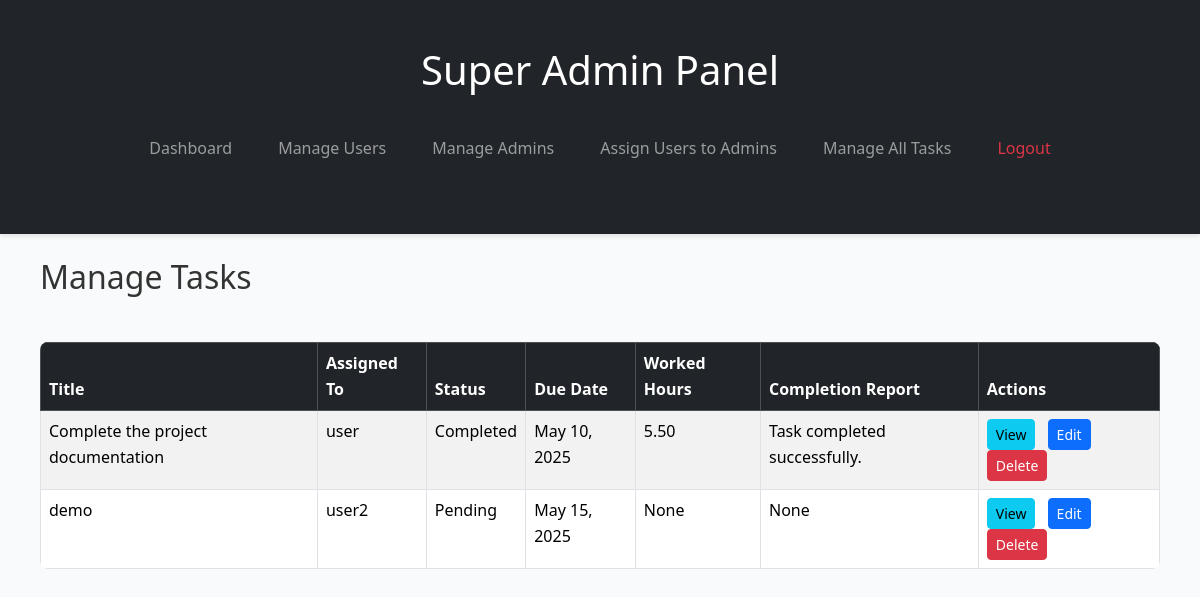
Before: /admin-dashboards/superadminmanagetasks/ (signed in) with the older database file.
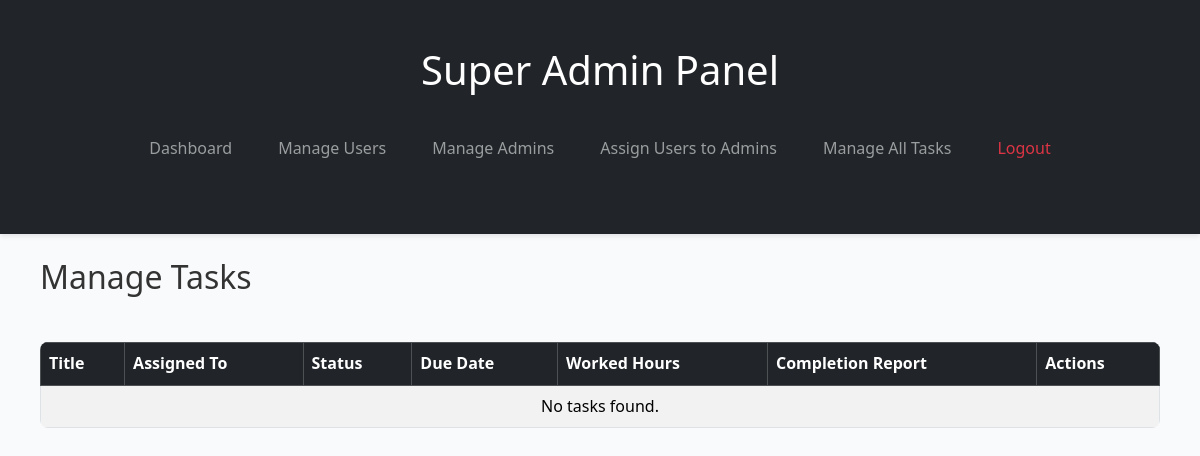
After: the same page with the newer database file.
### app/models.py (models this page shows, shortened)
class Task(models.Model):
    STATUS_CHOICES = [
        ('pending', 'Pending'),
        ('completed', 'Completed'),
    ]
    title = models.CharField(max_length=255)
    description = models.TextField()
    assigned_to = models.ForeignKey(
        UserProfile,
        on_delete=models.CASCADE,
        related_name='assigned_tasks',
        limit_choices_to={'role': 'user'}
    )
    due_date = models.DateField()
    status = models.CharField(max_length=20, choices=STATUS_CHOICES, default='pending')
    completion_report = models.TextField(blank=True, null=True)
    worked_hours = models.DecimalField(max_digits=5, decimal_places=2, blank=True, null=True)
    created_at = models.DateTimeField(auto_now_add=True)
    updated_at = models.DateTimeField(auto_now=True)

class UserProfile(AbstractBaseUser, PermissionsMixin):
    ROLE_CHOICES = (
        ('superadmin', 'SuperAdmin'),
        ('admin', 'Admin'),
        ('user', 'User'),
    )
    email = models.EmailField(unique=True)
    name = models.CharField(max_length=100, blank=True, null=True)
    mobile_number = models.CharField(max_length=10, unique=True)
    role = models.CharField(max_length=20, choices=ROLE_CHOICES, default='user')
    is_active = models.BooleanField(default=True)
    is_staff = models.BooleanField(default=False)
    objects = UserManager()
    USERNAME_FIELD = "email"
    REQUIRED_FIELDS = ["mobile_number"]

### app/superadminviews.py (the view)
@login_required
def superadmin_manage_tasks(request):
    if not request.user.role == "superadmin":
        return redirect("dashboard")
    reports = Task.objects.all()
    return render(request, "superadmin/manage_tasks.html", {"reports": reports})

### app/templates/superadmin/manage_tasks.html (shortened to what this page needs)
{% extends 'superadmin/superadminbase.html' %}
{% block content %}
<div class="container mt-4">
    <h2 class="mb-3">Manage Tasks</h2>
    <div class="table-responsive">
        <table class="table table-striped table-bordered">
            <thead class="table-dark">
                <tr>
                    <th>Title</th>
                    <th>Assigned To</th>
                    <th>Status</th>
                    <th>Due Date</th>
                    <th>Worked Hours</th>
                    <th>Completion Report</th>
                    <th>Actions</th>
                </tr>
            </thead>
            <tbody>
                {% for task in reports %}
                    <tr>
                        <td>{{ task.title }}</td>
                        <td>{{ task.assigned_to.name }}</td>
                        <td>{{ task.get_status_display }}</td>
                        <td>{{ task.due_date }}</td>
                        <td>{{ task.worked_hours }}</td>
                        <td>{{ task.completion_report }}</td>
                        <td>
                            <a href="{% url 'view_task' task.id %}" class="btn btn-sm btn-info me-2">View</a>
                            <a href="{% url 'edit_task' task.id %}" class="btn btn-sm btn-primary me-2">Edit</a>
                            <a href="{% url 'delete_task' task.id %}" class="btn btn-sm btn-danger">Delete</a>
                        </td>
                    </tr>
                {% empty %}
                    <tr><td colspan="7" class="text-center">No tasks found.</td></tr>
                {% endfor %}
            </tbody>
        </table>
    </div>
</div>
{% endblock %}

### app/templates/superadmin/superadminbase.html (shortened to what this page needs)
{% load static %}
<!DOCTYPE html>
<html lang="en">
<head>
    <link href="https://cdn.jsdelivr.net/npm/bootstrap@5.3.3/dist/css/bootstrap.min.css" rel="stylesheet">
    <link rel="stylesheet" href="{% static 'css/style.css' %}">
</head>
<body>
    <header class="bg-dark text-white py-3">
        <div class="container">
            <h1 class="mb-3">Super Admin Panel</h1>
            <nav class="navbar navbar-expand-lg navbar-dark">
                <div class="collapse navbar-collapse" id="navbarNav">
                    <ul class="navbar-nav">
                        <li class="nav-item">
                            <a class="nav-link" href="{% url 'superadmin_dashboard' %}">Dashboard</a>
                        </li>
                        <li class="nav-item">
                            <a class="nav-link" href="{% url 'superadmin_manage_users' %}">Manage Users</a>
                        </li>
                        <li class="nav-item">
                            <a class="nav-link" href="{% url 'superadmin_manage_admins' %}">Manage Admins</a>
                        </li>
                        <li class="nav-item">
                            <a class="nav-link" href="{% url 'superadmin_assign_user_to_admin' %}">Assign Users to Admins</a>
                        </li>
                        <li class="nav-item">
                            <a class="nav-link" href="{% url 'superadmin_manage_tasks' %}">Manage All Tasks</a>
                        </li>
                        <li class="nav-item">
                            <a class="nav-link text-danger" href="{% url 'logout' %}">Logout</a>
                        </li>
                    </ul>
                </div>
            </nav>
        </div>
    </header>
    <main class="container my-4">
        {% block content %}{% endblock %}
    </main>
</body>
</html>

### app/static/css/style.css (style rules this page uses)
* { margin: 0; padding: 0; box-sizing: border-box; }
body { font-family: 'Segoe UI', Tahoma, Geneva, Verdana, sans-serif; background-color: #f9fafb; color: #333; line-height: 1.6; }
header { background-color: #1f2937; color: white; padding: 20px 0; text-align: center; box-shadow: 0 2px 5px rgba(0,0,0,0.1); }
header nav ul { list-style: none; padding: 10px 0; }
header nav ul li { display: inline-block; margin: 0 15px; }
header nav ul li a { color: #f3f4f6; text-decoration: none; font-weight: 500; }
.container { max-width: 1200px; margin: 30px auto; padding: 0 20px; }
table { width: 100%; margin-top: 30px; border-collapse: collapse; background-color: white; border-radius: 8px; overflow: hidden; }
th, td { padding: 14px 20px; text-align: left; border-bottom: 1px solid #e5e7eb; }
th { background-color: #f1f5f9; color: #111827; }

### app/templates/superadmin/superadminbase.html (style rules this page uses)
.navbar-nav { justify-content: center; flex-grow: 1; }

Changed rows visible on the page:
removed Task: title "Complete the project documentation", assigned_to.name "user", status "Completed", due_date "May 10, 2025", worked_hours "5.50", completion_report "Task completed successfully."
removed Task: title "demo", assigned_to.name "user2", status "Pending", due_date "May 15, 2025", worked_hours "None", completion_report "None"
Other visible differences:
text now shown: "No tasks found."
